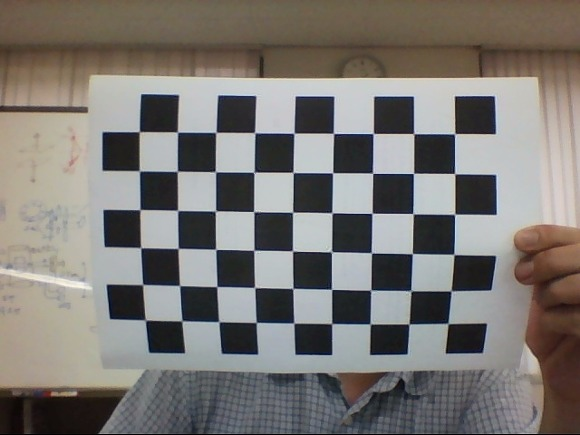
#> input picture checkboard.jpeg, 580 x 435 px, given in place of the camera
$ python my_block.py
#> lines starting #> are read from the running program, lines starting #| are printed output that depends on the picture; after the words box and inside, x2 and y2 are one past the last pixel; in counts of white or black regions, pixels touching at a corner belong together
# 하......
# 흠...............
# 오호
#웹캠으로 실시간으로 특정색 물체 추적하기
import cv2 as cv
import numpy as np


hsv = 0
lower_blue1 = 0
upper_blue1 = 0
lower_blue2 = 0
upper_blue2 = 0
lower_blue3 = 0
upper_blue3 = 0

#진짜 찐찐막


def nothing(x):
    pass

# [51 lines left out: function mouse_callback, not called in this run]


cv.namedWindow('img_color')
cv.setMouseCallback('img_color', mouse_callback)

cv.namedWindow('img_result')
cv.createTrackbar('threshold', 'img_result', 0, 255, nothing)
cv.setTrackbarPos('threshold', 'img_result', 30)

cap = cv.VideoCapture(0)

while(True):
    ret,img_color = cap.read()
#> img_color is the input picture: shape (435, 580, 3); mean B, G, R 115, 118.8, 122.3
    height, width = img_color.shape[:2]
#> height = 435; width = 580
    img_color = cv.resize(img_color, (width, height), interpolation=cv.INTER_AREA)

    # 원본 영상을 HSV 영상으로 변환합니다.
    img_hsv = cv.cvtColor(img_color, cv.COLOR_BGR2HSV)
#> img_hsv: shape (435, 580, 3); mean H, S, V 63.6, 43.8, 127.3

    # 범위 값으로 HSV 이미지에서 마스크를 생성합니다.
    img_mask1 = cv.inRange(img_hsv, lower_blue1, upper_blue1)
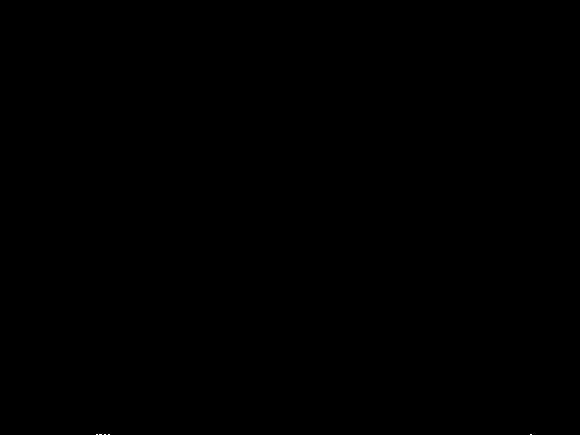
#> img_mask1: shape (435, 580); 0% white in thin lines or dots, all inside (x1, y1, x2, y2) = (96, 434, 532, 435)
    img_mask2 = cv.inRange(img_hsv, lower_blue2, upper_blue2)
    img_mask3 = cv.inRange(img_hsv, lower_blue3, upper_blue3)
    img_mask = img_mask1 | img_mask2 | img_mask3

    kernel = np.ones((11,11), np.uint8)
    img_mask = cv.morphologyEx(img_mask, cv.MORPH_OPEN, kernel)
#> img_mask: shape (435, 580); every value is 0
    img_mask = cv.morphologyEx(img_mask, cv.MORPH_CLOSE, kernel)

    # 마스크 이미지로 원본 이미지에서 범위값에 해당되는 영상 부분을 획득
    img_result = cv.bitwise_and(img_color, img_color, mask=img_mask)
#> img_result: shape (435, 580, 3); every value is 0
    #cv2.bitwise_and: 입력 이미지 간의 각 픽셀 값을 비교하고, 두 이미지의 해당 픽셀 값이 모두 0이 아닌 경우에만 결과 이미지인 dst의 해당 픽셀 값을 1로 설정-> 두 이미지가 겹치는 영역만을 유지, 나머지 부분은 모두 검정색으로 만들어서 마스킹하는 효과

    numOfLabels, img_label, stats, centroids = cv.connectedComponentsWithStats(img_mask)
#> img_label: shape (435, 580) int32; every value is 0
#> numOfLabels = 1; stats = [[0, 0, 580, 435, 252300]]; centroids = [[289.5, 217]]

    for idx, centroid in enumerate(centroids):
        if stats[idx][0] == 0 and stats[idx][1] == 0:
            continue

        if np.any(np.isnan(centroid)):
            continue

        x,y,width,height,area = stats[idx]
        centerX,centerY = int(centroid[0]), int(centroid[1])
        print(centerX, centerY)

        if area > 50:
            cv.circle(img_color, (centerX, centerY), 10, (0,0,255), 10)
            cv.rectangle(img_color, (x,y), (x+width,y+height), (0,0,255))
#> this loop made 1 pass

    cv.imshow('img_color', img_color)
    cv.imshow('img_mask', img_mask)
    cv.imshow('img_result', img_result)


    # ESC 키누르면 종료
    if cv.waitKey(1) & 0xFF == 27:
#> (key Esc is pressed here)
        break


cv.destroyAllWindows()
